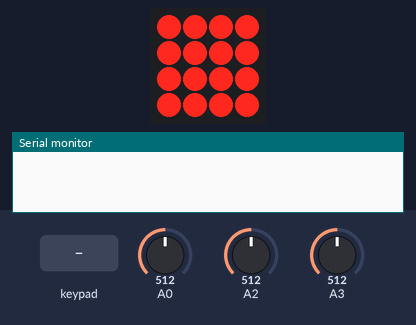
Recording of a sketch running on a simulated ATtiny85, built with avr-gcc and run on an emulated ATtiny85. Shown: 4×4 LED matrix, the last lines printed to the serial monitor. Inputs (shaded band) come from the test bench; at power-on: A0 = 512, A2 = 512, A3 = 512.

Above: at 1.6 s.
3.7 s: keypad keys 1 2 A pressed 0.4 s apart
At 3.92 s:
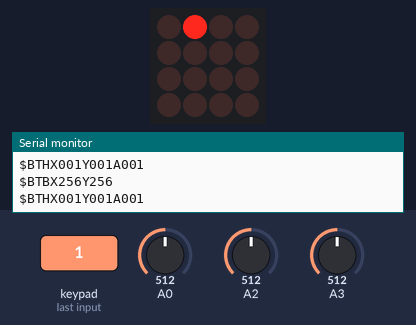
6.4 s: key '0' pressed
At 6.6 s:
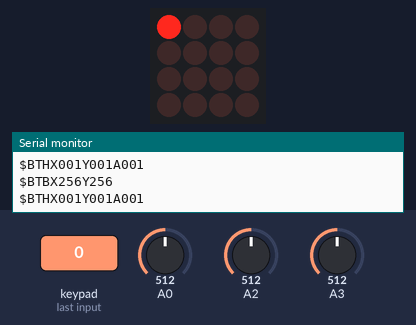
8.1 s: keypad keys 2 5 D pressed 0.4 s apart
At 8.29 s:
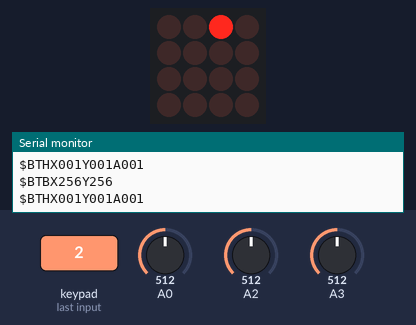
10.8 s: key '3' pressed
At 10.99 s:
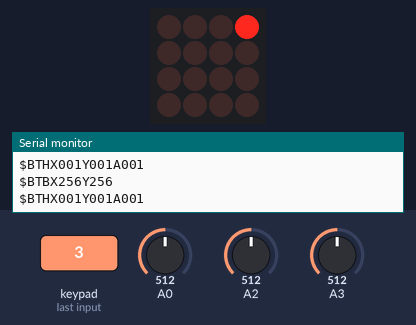
12.5 s: key '4' pressed
At 12.69 s:
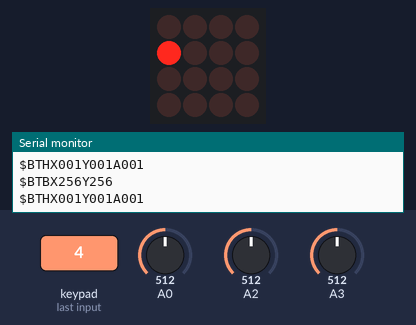
14.2 s: key '6' pressed
At 14.42 s:
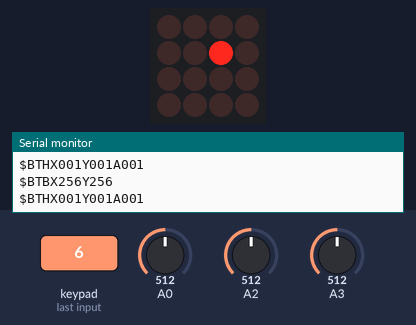
Timing chart, 0 to 17.0 s (numbered marks = the images above; inputs shaded):
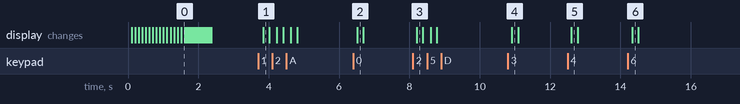

The sketch:

control_transmitter.ino
```cpp
// (licence header left out)
// SoftwareSerial is used to communicate with the Serial
//#include <SoftwareSerial.h>
// Trying it using hardware serial instead to avoid conflict with
//  the servo library.
#include "configuration.h"
#include "Adafruit_Trellis.h"
#include <Wire.h>

//comment this out to turn serial debugging off.
//With it on, you can monitor the debugging with an xbee over the
//Arduino serial monitor.
//#define DEBUG 1

#define MAX_SERIAL_WAIT 250
#define MAX_CHARS_TO_READ 25

uint8_t pot_slop = 12;	//don't send a message unless the pot
			//reading is + or - this value.  Pots are 10 bit, so 1024 values.

////////Pin Defines are in the configuration.h!

////////Potentiometer Variables - these are stored as bytes, converted
// when they're read.
// 0 is full reverse, 1023 full stop, 512 full forward
int bodyPot[3] = {512, 512, 512}; //the third is actually binary here, to spin the body.
int bodyAtt[3] = {512, 512, 512}; //the current body attitude
int bodyPotZero[3] = {512, 512, 512}; //everything perfectly centered


int headPot[3] = {512, 512, 512}; //the third is angle, for turning the head.
int headAtt[3] = {512, 512, 512}; //the current head attitude
int headPotZero[3] = {512, 512, 512}; //perfectly centered

unsigned long lastHeartbeat = 0;
#define HEARTBEAT_TIMER 1000

//the 16 button array is the trellis
Adafruit_Trellis array = Adafruit_Trellis();
Adafruit_TrellisSet trellis = Adafruit_TrellisSet(&array);
uint8_t tellis_INTPIN = 0;  //the interrupt pin - we're not going to use it, just poll instead
//also need to connect the SDA and SCL pins :-)

////////Battery Voltage
//batteries can't be below MIN_VOLTAGE
//that's just over 3 volts in 10 bit.
//also, possibly, the number of the beast.
#define MIN_VOLTAGE 616

//and we check them every INTERVAL
#define BATTERY_CHECK_INTERVAL 10000

// We track battery voltage for the body, head and controller itself.
int controllerVoltage = MIN_VOLTAGE + 1;
int bodyVoltage = MIN_VOLTAGE + 1;
int headVoltage = MIN_VOLTAGE + 1;

uint8_t headDisabled = 0;
uint8_t bodyDisabled = 0;

#define allStopLedIndex 12
#define controllerLedIndex 13
#define bodyLedIndex 14
#define headLedIndex 15


unsigned long lastBatteryCheck = millis();


void readBodyPot(uint8_t numSamples){
  int x=0;
  int y=0;

  //Spin? This isn't used yet... or maybe ever.. so we read it as 512.
  bodyPot[2] = 512;

  //XY movement
  for(uint8_t i=0; i<numSamples; i++){
    analogRead(CONTROL_BODY_POT_LR_APIN);
    x += analogRead(CONTROL_BODY_POT_LR_APIN);
    analogRead(CONTROL_BODY_POT_FR_APIN);
    y += analogRead(CONTROL_BODY_POT_FR_APIN);
  }

#ifdef DEBUG
  Serial.println();
  Serial.println("readBodyPot: Raw");
  Serial.print("X: ");
  Serial.println(x);
  Serial.print("Y: ");
  Serial.println(y);
#endif

  //cheap average
  bodyPot[0] = map(x, 0, 1023*numSamples, 1, 1023);
  bodyPot[1] = map(y, 0, 1023*numSamples, 1, 1023);

  //adjust to the true zero voltage of our pots
  bodyPot[0] = constrain(bodyPot[0] + (bodyPotZero[0] - 512), 1, 1023);
  bodyPot[1] = constrain(bodyPot[1] + (bodyPotZero[1] - 512), 1, 1023);

#ifdef DEBUG
  Serial.println("readBodyPot: Values");
  Serial.print("{ ");
  for(uint8_t i = 0; i<3; i++){
    Serial.print(bodyPot[i]);
    Serial.print("\t, ");
  }
  Serial.println("}");
#endif
}

void readBodyPot(){
  readBodyPot(2);
}

void initTrellis(){
  //need to put a pullup on the int pin, if we decide to use it
  trellis.begin(0x70);

  //do a little LED dance
  for(uint8_t i=0; i<4; i++){
    for(uint8_t j=0; j<4; j++){
      trellis.setLED(i*4+j);
      trellis.writeDisplay();
      delay(100);
    }
  }

  //shut them off.  Notice the different style - wondering if they're in order :-)
  for(uint8_t i=0; i<16; i++){
    trellis.clrLED(i);
    trellis.writeDisplay();
    delay(50);
  }
}

void initBodyPot(){
  pinMode(CONTROL_BODY_SPIN_LEFT_DPIN, INPUT_PULLUP);
  pinMode(CONTROL_BODY_SPIN_RIGHT_DPIN, INPUT_PULLUP);

  for(uint8_t i=0; i<3; i++)
    bodyPotZero[i] = 512;

  readBodyPot(5);

  memcpy( bodyPotZero, bodyPot, sizeof(bodyPotZero));
  memcpy( bodyAtt, bodyPot, sizeof(bodyAtt));
}

void initHeadPot(){
  for(uint8_t i=0; i<3; i++)
    headPotZero[i] = 512;

  readHeadPot(5);

  memcpy( headPotZero, headPot, sizeof(headPotZero));
  memcpy( headAtt, headPot, sizeof(headAtt));
}

void initPins(){
  //set each pin to input/output as needed.

}

void readHeadPot(){
  readHeadPot(1);
}

void readHeadPot(uint8_t numSamples){
  int x=0;
  int y=0;
  int a=0;

  for(uint8_t i=0; i<numSamples; i++){
    x += analogRead(CONTROL_HEAD_POT_LR_APIN);
    y += analogRead(CONTROL_HEAD_POT_FR_APIN);
    a += analogRead(CONTROL_HEAD_POT_A_APIN);
  }

  //cheap way to calculate the average
  headPot[0] = map(x, 0, 1023*numSamples, 1, 1023);
  headPot[1] = map(y, 0, 1023*numSamples, 1, 1023);
  headPot[2] = map(a, 0, 1023*numSamples, 1, 1023);

  //account for the zero point
  headPot[0] = constrain(headPot[0] + (headPotZero[0] - 512), 1, 1023);
  headPot[1] = constrain(headPot[1] + (headPotZero[1] - 512), 1, 1023);
  headPot[2] = constrain(headPot[2] + (headPotZero[2] - 512), 1, 1023);
}

void readButtonArray(){
  trellis.readSwitches();
}

bool arraysDifferent(int pot[], int att[]){
#ifdef DEBUG2
  Serial.println();
  Serial.println("ArraysDifferent: Values");
  Serial.print("{ ");
  for(uint8_t i = 0; i<3; i++){
    Serial.print(pot[i]);
    Serial.print("\t, ");
  }
  Serial.println("}");

    Serial.print("{ ");
  for(uint8_t i = 0; i<3; i++){
    Serial.print(att[i]);
    Serial.print("\t, ");
  }
  Serial.println("}");
#endif

  //first see if the controls have changed
  for(uint8_t i=0; i<2; i++){
    if((att[i] > pot[i]+pot_slop) || (att[i] < pot[i]-pot_slop)){
      return true;
    }
  }

#ifdef DEBUG2
  Serial.println("ArraysDifferent: returning false");
#endif

  return false;
}

/*********** NEW PROTOCOL - do not use other send functions. *******/
void sendBody(){
#ifdef DEBUG
  Serial.println("sendBody: raw attitude");
  Serial.print("{ ");
  for(uint8_t i = 0; i<3; i++){
    Serial.print(bodyAtt[i]);
    Serial.print("\t, ");
  }
  Serial.println("}");
#endif

  //looks like $BCBX###Y###
  int x = map(bodyAtt[0], 1, 1023, 1, 511);
  int y = map(bodyAtt[1], 1, 1023, 1, 511);

#ifdef DEBUG
  Serial.println("sendBody: Values");
  Serial.print("{ \t");
  Serial.print(x);
  Serial.print("\t, ");
  Serial.print(y);
  Serial.println(" }");
#endif

#ifdef DEBUG
  Serial.println("sendBody: padded");
  Serial.print("{ \t");
  Serial.print(pad(x,3));
  Serial.print("\t, ");
  Serial.print(pad(y,3));
  Serial.println(" }");
#endif


  Serial.print('$');
  Serial.print(BODYCHAR);
  Serial.print(CONTROLCHAR);
  Serial.print("BX");
  Serial.print(pad(x, 3));
  Serial.print("Y");
  Serial.println(pad(y, 3));
}

void sendHead(){
  //looks like $BCHX###Y###A###
  uint8_t x = map(headAtt[0], 1, 1023, 1, 511);
  uint8_t y = map(headAtt[1], 1, 1023, 1, 511);
  uint8_t a = map(headAtt[2], 1, 1023, 1, 511);

  Serial.print('$');
  Serial.print(BODYCHAR);
  Serial.print(CONTROLCHAR);
  Serial.print("HX");
  Serial.print(pad(x, 3));
  Serial.print("Y");
  Serial.print(pad(y, 3));
  Serial.print("A");
  Serial.println(pad(y, 3));
}

void sendStop(){
  //need to send two - to the head and the body.
  //Looks like $BCSTOP and $HCSTOP
  //
  //Only the first character (S) is actually read.  The rest is for debugging.
  //If a human can read the chatter, a human can debug the chatter :-)

  Serial.print('$');
  Serial.print(BODYCHAR);
  Serial.print(CONTROLCHAR);
  Serial.print("STOP");

  Serial.print('$');
  Serial.print(HEADCHAR);
  Serial.print(CONTROLCHAR);
  Serial.println("STOP");
}

void sendHeartbeat(){
  //not sure what to send as a heartbeat, or how to handle it.  For now, we'll just send the current head and body positions.
  sendBody();
  sendHead();

  //the heartbeat can then be implemented entirely in the body.  The head doesn't get a heartbeat, cuz it doesn't do anything crazy.
  //like... move around.
  //The point here is that if the body loses signal, it'll stop running away eventually.
}

void sendTrellisButton(uint8_t button){
  //these go to the head
  //looks like $HP##
  Serial.print('$');
  Serial.print(HEADCHAR);
  Serial.print(CONTROLCHAR);
  Serial.print('P');
  Serial.println(pad(button, 2));
}

void requestBodyBattery(){
  Serial.print('$');
  Serial.print(BODYCHAR);
  Serial.print(CONTROLCHAR);
  Serial.println("RBATT");
}

void requestHeadBattery(){
  Serial.print('$');
  Serial.print(HEADCHAR);
  Serial.print(CONTROLCHAR);
  Serial.println("RBATT");
}

//get results from battery questions, accept commands
//right now, the battery's the only thing we care about.
//This function will consume ONE command, or MAX_CHARS_TO_READ characters before returning.
void handleXbee(){

  //this will consume many characters - maybe too many.
  //So we set a max.
  int chars = 0;
  char sender = CONTROLCHAR;  //set it to us, in case it becomes necessary

  //WAIT for at least 4 characters to be in the buffer before doing anything!
  while((Serial.available() > 3) && (chars < MAX_CHARS_TO_READ)){
    char c = Serial.read();  //three chars left
    chars++;

    if(c == '$'){  //control char
      c = Serial.read();  //two chars left
      chars++;

      if(c == CONTROLCHAR){  //to char - we only care if it's for us
        sender = Serial.read();  //record who sent the message
        chars++;

        c = Serial.read();  //this is the last guaranteed char
        chars++;

        switch(c){
          case 'S': //stop char!
            if(sender == BODYCHAR){
              bodyDisabled = 1;
            }
            if(sender == HEADCHAR){
              headDisabled = 1;
            }
          return;

          case 'V': //returning a value to read
            if(sender == BODYCHAR){
              bodyVoltage = readVoltage();
            }
            if(sender == HEADCHAR){
              headVoltage = readVoltage();
            }
          return;
        }
      }
    }

    if(chars > MAX_CHARS_TO_READ){
      return;
    }
  }
}

//simple code to block while reading the serial bus.
char readSerialBlocking(){
  unsigned long start = millis();

  while(Serial.available() == 0){
    if(millis()-start > MAX_SERIAL_WAIT){
#ifdef DEBUG
      Serial.println("Timeout waiting for character!");
#endif
      return -1;
    }
  }

  return Serial.read();
}

int readVoltage(){
  //grab three chars from the serial, and convert them to an int
  long voltage = 100*ASCIItoInt(readSerialBlocking());
  voltage += 10*ASCIItoInt(readSerialBlocking());
  voltage += 1*ASCIItoInt(readSerialBlocking());

  return voltage;
}


/*********** END NEW PROTOCOL - do not use other send functions. *******/

////////Handlers for position changes
void handleBodyPot(){
  if(!arraysDifferent(bodyPot, bodyAtt)){
    return;
  }

#ifdef DEBUG
  Serial.println("handleBodyPot: Pot Changed");
#endif

  //if any of them updated, great!  Update 'em all.
  memcpy( bodyAtt, bodyPot, sizeof(bodyAtt));

  //let the body know what's up
  sendBody();
}

void handleHeadPot(){ //xya joystick
  if(!arraysDifferent(headPot, headAtt)){
    return;
  }

#ifdef DEBUG
  Serial.println("handleHeadPot: Pot Changed");
#endif

  //if any of them updated, great!  Update 'em all.
  memcpy( headAtt, headPot, sizeof(headAtt));

  //and then send them all, for good measure - this prevents creep,
  sendHead();
}

void handleButtonArray(){ //funny noises in a big fancy grid
  delay(30);
  if(trellis.readSwitches()){
    //go through the button array, see which was pressed
    //these are the sound buttons :-)
    for(uint8_t i=0; i<12; i++){
      if(trellis.justPressed(i)){
        sendTrellisButton(i);
        trellis.setLED(i);
        delay(100);
      }
      if(trellis.justReleased(i)){
        trellis.clrLED(i);
        delay(100);
      }
    }

    //the other four buttons are indicators, and the kill switch.
    //check for disabled stuff, and flash the appropriate button.
    if(trellis.justPressed(allStopLedIndex)){
      sendStop();
      shutdownController();
    }

    //the other buttons can't be pressed yet, but they blink if something's dead.
    if(headDisabled == 1){
      trellis.setLED(headLedIndex);
      trellis.writeDisplay();
      delay(125);
      trellis.clrLED(headLedIndex);
      trellis.writeDisplay();
    }

    if(bodyDisabled == 1){
      trellis.setLED(bodyLedIndex);
      trellis.writeDisplay();
      delay(125);
      trellis.clrLED(bodyLedIndex);
      trellis.writeDisplay();
    }

    trellis.writeDisplay();
  }
}

void shutdownButtonArray(){
  //simply turn off all the LEDs - this is to prevent battery drain when the controller batteries are low.
  for(uint8_t i=0; i<16; i++){
    trellis.clrLED(i);
  }

  //here's an idea: 12 buttons, and 4 status LEDs that look like buttons :-)
  //battery for the head, body and controller - blink red if low?
  //last LED open for now :-)
}


////////BATTERY AND SHUTDOWN

int readBattery(uint8_t numSamples){
  int voltage = 0;

  for(uint8_t i = 0; i<numSamples; i++){
    voltage += analogRead(CONTROL_BATTERY_MONITOR_APIN);
  }

  return map(voltage, 0, 1023*numSamples, 0, 1023);
}

//reads the controller's voltage
int readBattery(){
  return readBattery(3);
}

// Used to safe the robot if the controller battery is low.
// The controller monitors its battery, and shuts down the body and
// head before it packs in itself.
void checkBatteryForShutdown(){

  //if the controller's low, everything has to go down with it.
  if(controllerVoltage < MIN_VOLTAGE){
    sendStop();
    shutdownButtonArray();

    //blink the right trellis thinger annoyingly
    for(uint8_t i=0; i<100; i++){
      if(i%0 == 0){
        trellis.setLED(controllerLedIndex);
      }else{
        trellis.clrLED(controllerLedIndex);
      }

      delay(50);
    }

    shutdownController();
  }

  //if the body's low, blink the body, but we don't need to do anything else
  //the body will prevent itself from moving on low batt
  if(bodyVoltage < MIN_VOLTAGE){
    bodyDisabled = 1;
  }

  //if the head is low, blink the head, but we don't need to worry any further.
  if(headVoltage < MIN_VOLTAGE){
    headDisabled = 1;
  }

  //if it's been a while since the last check, reread the voltages.
  //This only asks for them - they're read in the serial message handling area.
  if(millis() > lastBatteryCheck + BATTERY_CHECK_INTERVAL){
    requestBodyBattery();
    requestHeadBattery();
    controllerVoltage = readBattery();
    lastBatteryCheck = millis();
  }
}

void shutdownController(){
  //turn all LEDs off
  shutdownButtonArray();

  //disconnect the battery so it doesn't get too low
  delay(10000);
}

// ASCIItoHL
// Helper function to turn an ASCII value into either HIGH or LOW
int ASCIItoHL(char c)
{
  // If received 0, byte value 0, L, or l: return LOW
  // If received 1, byte value 1, H, or h: return HIGH
  if ((c == '0') || (c == 0) || (c == 'L') || (c == 'l'))
    return LOW;
  else if ((c == '1') || (c == 1) || (c == 'H') || (c == 'h'))
    return HIGH;
  else
    return -1;
}

// ASCIItoInt
// Helper function to turn an ASCII hex value into a 0-15 byte val
int ASCIItoInt(char c)
{
  if ((c >= '0') && (c <= '9'))
    return c - 0x30; // Minus 0x30
  else if ((c >= 'A') && (c <= 'F'))
    return c - 0x37; // Minus 0x41 plus 0x0A
  else if ((c >= 'a') && (c <= 'f'))
    return c - 0x57; // Minus 0x61 plus 0x0A
  else
    return -1;
}

//todo: test this function :-)
char InttoASCII(int i){
  if((i >= 0) && (i <= 9)){
    return (char)(i+0x30);
  }
  else if ((i >= 10) && (i <= 15))
    return (char)(i + 0x37); // Minus 0x41 plus 0x0A
  else
    return -1;
}

String pad(int number, byte length){
  String ret = "";
  int curMax = 10;
  for(byte i=1; i<length; i++){
    if(number < curMax)
      ret += "0";

    curMax *= 10;
  }

  return ret + number;
}

// printMenu
// A big ol' string of Serial prints that print a usage menu over
// to the other Serial.
void printMenu()
{
#ifdef DEBUG
  // Everything is "F()"'d -- which stores the strings in flash.
  // That'll free up SRAM for more importanat stuff.
  Serial.println();
  Serial.println(F("Arduino Serial BB8 Control!"));
  Serial.println(F("============================"));
  Serial.println(F("Usage: "));
  Serial.println(F("Command format is $, TO_CHAR, FROM_CHAR, COMMAND*"));
  Serial.println(F("All numbers are fixed length, zero padded"));
  Serial.println();
  Serial.println(F("$BCBX127Y127        -> to Body from Controller Body motion X127 Y127"));
  Serial.println(F("$BCHX***Y***A***    -> Move head - note X, Y and Angle of Rotation."));
  Serial.println(F("$BCSTOP             -> Full stop to the body"));
  Serial.println(F("$HCSTOP             -> Full stop to the head"));
  Serial.println(F("$BCRBATT            -> Have the body send us its battery voltage"));
  Serial.println(F("$CBV***            -> Here's that voltage you wanted, controlleer"));
  Serial.println(F("$HCP02              -> Play sound effect 02 - goes from 00 to 11"));
  Serial.println(F("  e.g. a0 - Read analog pin 0"));
  Serial.println();
  Serial.println(F("============================"));
  Serial.println();
#endif
}

void setup()
{
  // Initialize Serial Software Serial port. Make sure the baud
  // rate matches your Serial setting (9600 is default).
  Serial.begin(9600);

  //initialize the trellis
  initTrellis();

  //Initialize the potentiometers
  //body pot: two axes
  initBodyPot();

  //head pot: three axes
  initHeadPot();

  initPins();

#ifdef DEBUG
  printMenu(); // Print a helpful menu
#endif


  lastHeartbeat = millis();
}

void checkHeartbeat(){
  if(millis() > lastHeartbeat + HEARTBEAT_TIMER){
    sendHeartbeat();
  }
}

void loop()
{
#ifdef DEBUG
  Serial.println();
  Serial.println("Loop Start"); // Print a helpful menu
#endif
  //check the battery voltage - shutdown if it's too low.
  //checkBatteryForShutdown();
  checkHeartbeat();

  //read the xbee radio in
  handleXbee();

  //read all of our sensors
  readBodyPot();
  readHeadPot();
  //readButtonArray();

  //send messages from our sensors
  handleBodyPot(); //this also handles the spin buttons
  handleHeadPot(); //xya joystick
  handleButtonArray();  //funny noises in a big fancy grid


#ifdef DEBUG
  Serial.println();
  Serial.println("Loop End - pause 3 sec");
  delay(1000); //for debugging - to reduce the number of commands sent.
#endif
}
```

Source omitted: configuration.h (3401 bytes)

Measured:
- after the input at 3.7 s, the display: changes after 0.14 s (image 1)
- after the input at 6.4 s, the display: changes after 0.11 s (image 2)
- after the input at 8.1 s, the display: changes after 0.11 s (image 3)
- after the input at 10.8 s, the display: changes after 0.11 s (image 4)
- after the input at 12.5 s, the display: changes after 0.10 s (image 5)
- after the input at 14.2 s, the display: changes after 0.13 s (image 6)
